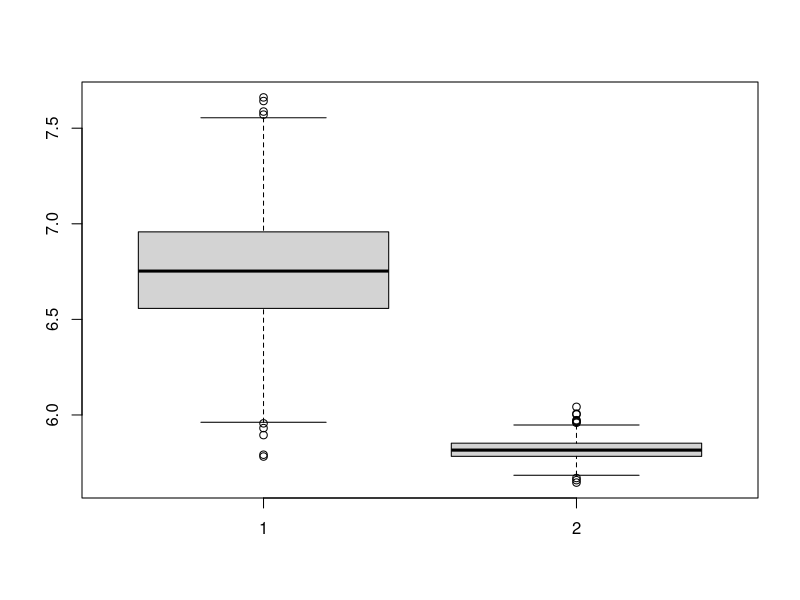
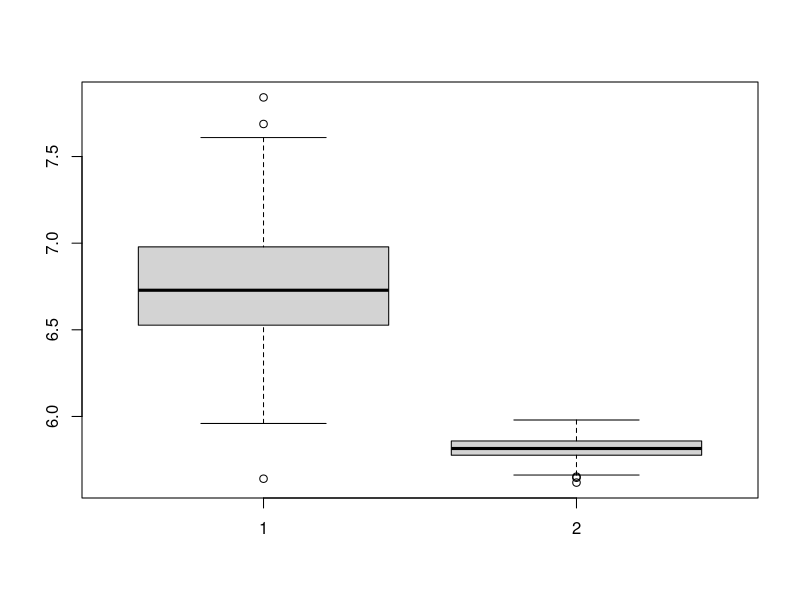

Reproduce these figures in R, in order.
## ---- chunk 1
N <- 10000
## ---- chunk 2
set.seed(123)
p <- 50
X <- matrix(data = rnorm(p*N), nrow = N, byrow = T)
X <- cbind(1,X)
epsilon <- rnorm(N)
## ---- chunk 3
betas <- c(1, 0, 0, 1,1,1,1,0)
betas <- c(betas, rep(0, p+1 - length(betas)))
length(betas)
y <- 1 + exp(3*sin(X %*% betas)) + X[,6] + X[, 7] + epsilon
y <- as.numeric(y)
## ---- chunk 4
pi_a_eta  <- 0.25 + abs(X[,2]) + 0.03*abs(y)
pi_a <- pi_a_eta/ sum(pi_a_eta)
summary(pi_a)
## ---- chunk 5
alphas <- c(0,0,0,3,3,3,3)
alphas <- c(alphas, rep(0, p + 1 - length(alphas)))
length(alphas)
pi_b_eta <- 3.5 + log(X^2) %*% alphas - sin(X[,4] + X[,5] - X[,6] - X[,7])
pi_b <- exp(pi_b_eta) / (1 + exp(pi_b_eta))
pi_b <- as.numeric(pi_b)
summary(pi_b)
## ---- chunk 6
set.seed(123)
B <- 500
wynik <- matrix(data = 0, nrow = B, ncol = 2)
for (i in 1:B) {
  sample_a <- sample(1:N, size = 500, prob = pi_a)
  sample_b <- rbinom(n = N, size = 1, prob = pi_b) ## około 2000
  sample_b <- which(sample_b == 1)
  wynik[i, 1] <- weighted.mean(x = y[sample_a], w = 1/pi_a[sample_a])
  wynik[i, 2] <- mean(y[sample_b])
}

boxplot(wynik)
## ---- chunk 7
bias <- colMeans(wynik) - mean(y)
vars <- apply(wynik, 2, var)
mse <- bias^2 + vars
rmse <- sqrt(mse)
matrix(data = c(bias, vars,mse, rmse), 
       ncol = 2, byrow = 2, 
       dimnames = list(c("bias", "var", "mse", "rmse"),
                       c("prob sample", "big data")))
## ---- chunk 8
set.seed(123)
N <- 10000
n_a <- 500
## tworzenie macierzy X
p <- 50
X <- matrix(data = rnorm(p*N), nrow = N, byrow = T)
X <- cbind(1,X)
## tworzenie y
epsilon <- rnorm(N)
betas <- c(1, 0, 0, 1,1,1,1,0)
betas <- c(betas, rep(0, p+1 - length(betas)))
y <- 1 + exp(3*sin(X %*% betas)) + X[,6] + X[, 7] + epsilon
y <- as.numeric(y)
## tworzenie wektora pi_a
pi_a_eta  <- 0.25 + abs(X[,2]) + 0.03*abs(y)
pi_a <- pi_a_eta/ sum(pi_a_eta)
alphas <- c(0,0,0,3,3,3,3)
alphas <- c(alphas, rep(0, p + 1 - length(alphas)))
## tworzenie wektora pi_b
pi_b_eta <- 3.5 + log(X^2) %*% alphas - sin(X[,4] + X[,5] - X[,6] - X[,7])
pi_b <- exp(pi_b_eta) / (1 + exp(pi_b_eta))
pi_b <- as.numeric(pi_b)
## symulacja
B <- 500
wynik <- matrix(data = 0, nrow = B, ncol = 2)
for (i in 1:B) {
  sample_a <- sample(1:N, size = 500, prob = pi_a)
  sample_b <- rbinom(n = N, size = 1, prob = pi_b) ## około 2000
  sample_b <- which(sample_b == 1)
  wynik[i, 1] <- weighted.mean(x = y[sample_a], w = 1/pi_a[sample_a])
  wynik[i, 2] <- mean(y[sample_b])
}

boxplot(wynik)

